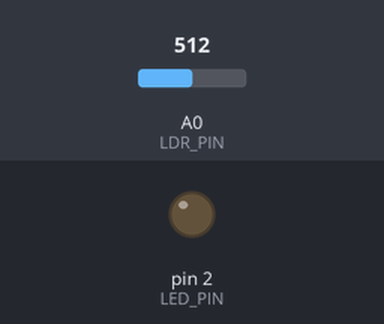
The sketch below on a simulated Arduino Uno, built with avr-gcc and run on an emulated ATmega328P. Shown: output pins drawn as LEDs (lit = HIGH). Inputs (shaded band) come from the test bench; at power-on: A0 (LDR_PIN) = 512.

Above: at 1.8 s.
1.9 s: A0 (LDR_PIN) set to 490
At 2.4 s:
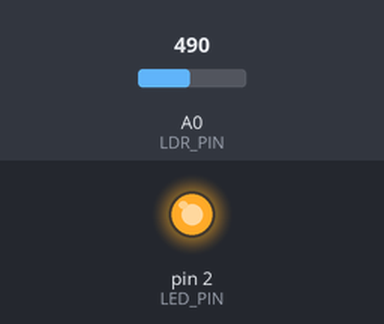
3.5 s: A0 (LDR_PIN) set to 510
At 5.1 s:
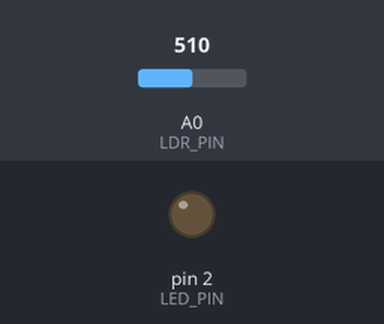
5.5 s: A0 (LDR_PIN) set to 306
At 6.7 s:
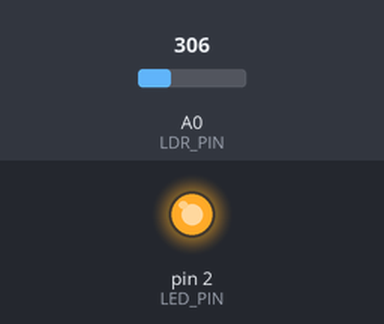
Timing chart, 0 to 8.5 s (numbered marks = the images above; inputs shaded):
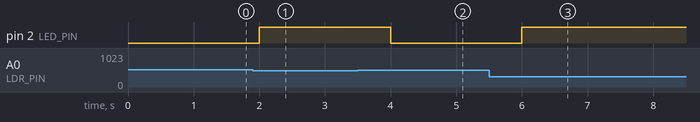

The sketch:

AutomaticStreetLightControlSystem.ino
```cpp
// Define pin numbers
const int LDR_PIN = A0; // LDR sensor connected to analog pin A0
const int LED_PIN = 2;  // LED connected to digital pin 2

// Define threshold value for LDR
const int THRESHOLD = 500; // Adjust this value based on ambient light conditions

void setup() {
  // Initialize LED pin as output
  pinMode(LED_PIN, OUTPUT);
}

void loop() {
  // Read the data from LDR sensor
  int sensorValue = analogRead(LDR_PIN);

  // Control LED based on LDR data
  if (sensorValue < THRESHOLD) {
    // If LDR value decreases below threshold, turn on LED (indicating darkness)
    digitalWrite(LED_PIN, HIGH);
  } else {
    // If LDR value increases above threshold, turn off LED (indicating daylight)
    digitalWrite(LED_PIN, LOW);
  }

  // Add a delay to prevent rapid fluctuations
  delay(1000);
}
```

Measured:
- the behaviour switches between 500 and 499 on A0 (LDR_PIN) (found by bisection; images 0 and 1)
- after the input at 1.9 s, pin 2 (LED_PIN): LOW → HIGH after 0.10 s
- after the input at 3.5 s, pin 2 (LED_PIN): HIGH → LOW after 0.50 s
- after the input at 5.5 s, pin 2 (LED_PIN): LOW → HIGH after 0.50 s
